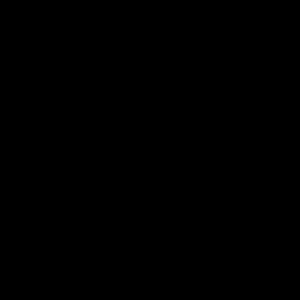
Frame 1 (no input)
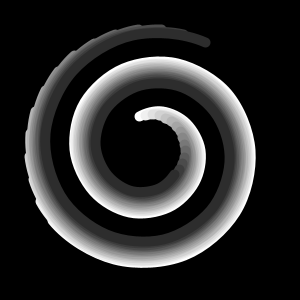
Frame 60 (the mouse pressed at the canvas centre just before this capture)
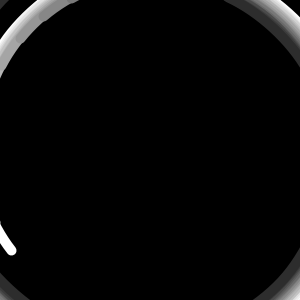
Frame 120 (the mouse held since frame 60 and released just before this capture)

The Processing sketch that drew these frames (run headless with seeded random() and noise(); from frame 60 on, the mouse is pressed at the canvas centre):

// Processing sketch: oreo_swirl
// ── oreo_swirl.pde
float[] theta = new float[60];
float k = 3.2; //essentially sets the curvature
float loops = 6;
float t = 0;
int curve_cap = 15;
int vertex_cap = 20;

//parameter for gif recording
//int frame_count = 0;

void setup()
{
  size(300,300);
  background(0);
  strokeWeight(4);
  noFill();
  //frameRate(60);
  
  for (int i = 0; i < theta.length; i++)
  {
    theta[i] = (float(i)/theta.length) * 2*PI*loops;
  }
}

void draw()
{
  background(0); //include this line for moving spiral
  for (int j = 0; j<min(3*int(t),curve_cap); j++)
  {
    pushMatrix();
    translate(150,150);
    rotate(1.2*float(j)/(2*PI));
    scale(2.5);
    stroke(255-15*j);
    drawSpiral();
    popMatrix();
  }
  t+=.45;
  
  //if (t<=theta.length)
  //{
  //  save("frames/frame"+nf(frame_count,6)+".png");
  //  frame_count++;
  //}
}

void drawSpiral()
{
  beginShape();
  for (int i = max((int(t)%theta.length)-vertex_cap,0); i < (int(t)%theta.length); i++)
  {
    curveVertex(x(k*theta[i], theta[i]), y(k*theta[i], theta[i]));
  }
  endShape();
}

float x(float r, float t)
{
  return r*cos(t);
}

float y(float r, float t)
{
  return r*sin(t);
}
